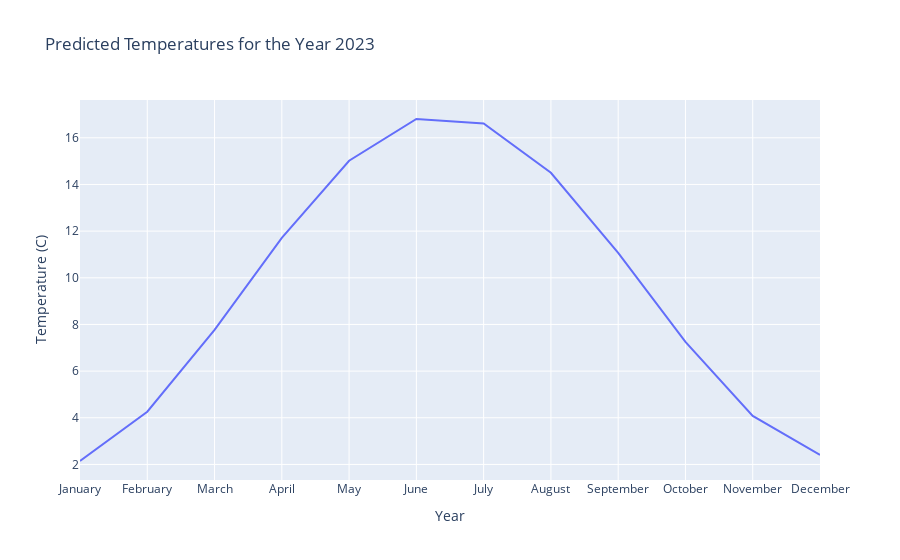

Here is the notebook cell this chart was saved with:
### Code cell
# plotting the predicted values for the nth year

trace = go.Scatter(
    x = ["January", "February", "March", "April", "May", "June", "July", "August", "September", "October", "November", "December"],
    y = out_of_sample_forecast[-12:],
    mode = 'lines',
    name = 'Average Temperature'
)

layout = go.Layout(
    title='Predicted Temperatures for the Year %d' % (2013+num_years),
    xaxis=dict(
        title='Year',
    ),
    yaxis=dict(
        title='Temperature (C)',
    )
)
data = [trace]

fig = go.Figure(data=data, layout=layout)
iplot(fig)

### Figure 1 — Plotly figure (JSON) as saved in the notebook; plotly's stock layout.template omitted (floating-point values rounded to 4 significant figures)
{"data": [{"mode": "lines", "name": "Average Temperature", "type": "scatter", "x": ["January", "February", "March", "April", "May", "June", "July", "August", "September", "October", "November", "December"], "y": [2.147, 4.259, 7.766, 11.71, 15.02, 16.81, 16.61, 14.5, 11.07, 7.25, 4.08, 2.406]}], "layout": {"title": {"text": "Predicted Temperatures for the Year 2023"}, "xaxis": {"title": {"text": "Year"}}, "yaxis": {"title": {"text": "Temperature (C)"}}}}
